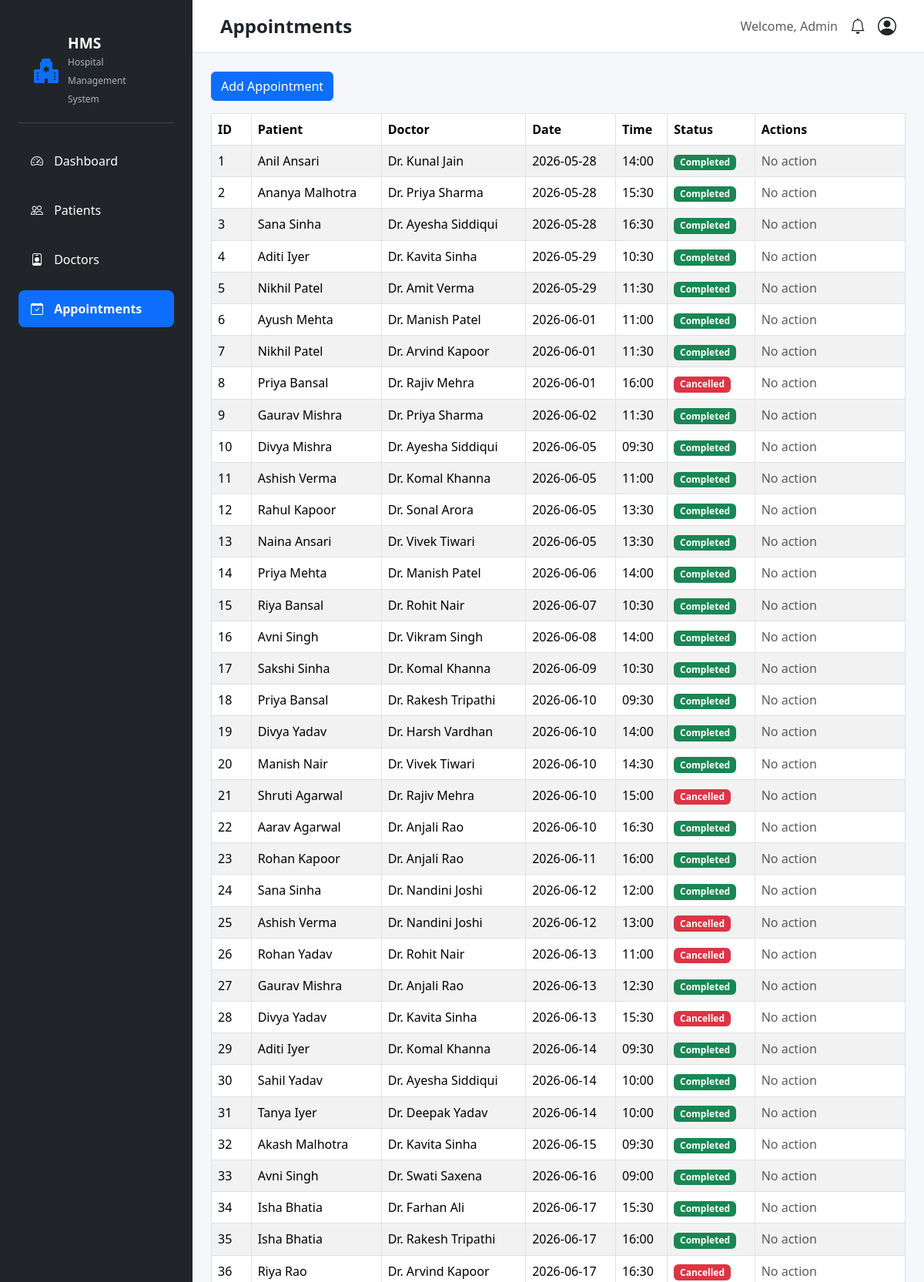
The app's page /appointments (upper part) with its own data.
### tables this page shows
CREATE TABLE appointments (
    id INTEGER PRIMARY KEY AUTOINCREMENT,
    patient_id INTEGER NOT NULL,
    doctor_id INTEGER NOT NULL,
    appointment_date TEXT NOT NULL,
    appointment_time TEXT NOT NULL,
    status TEXT NOT NULL,
    FOREIGN KEY (patient_id) REFERENCES patients(id),
    FOREIGN KEY (doctor_id) REFERENCES doctors(id)
);

CREATE TABLE patients (
    id INTEGER PRIMARY KEY AUTOINCREMENT,
    name TEXT NOT NULL,
    age INTEGER NOT NULL,
    gender TEXT NOT NULL,
    phone TEXT NOT NULL
);

CREATE TABLE doctors (
    id INTEGER PRIMARY KEY AUTOINCREMENT,
    name TEXT NOT NULL,
    specialization TEXT NOT NULL,
    phone TEXT,
    email TEXT
);

### app.py (the view)
@app.route("/appointments")
def appointments():
    connection = get_db_connection()
    cursor = connection.cursor()
    cursor.execute("""
        SELECT
            appointments.id,
            patients.name,
            doctors.name,
            appointments.appointment_date,
            appointments.appointment_time,
            appointments.status
        FROM appointments
        JOIN patients
            ON appointments.patient_id = patients.id
        JOIN doctors
            ON appointments.doctor_id = doctors.id
    """)
    appointments = cursor.fetchall()
    connection.close()
    return render_template(
        "appointments.html",
        page_title="Appointments",
        appointments=appointments
    )

### database/db.py (called while the page is built)
def get_db_connection():
    connection = sqlite3.connect(DATABASE_PATH)
    connection.row_factory = sqlite3.Row
    connection.execute("PRAGMA foreign_keys = ON")
    return connection

### templates/appointments.html (shortened to what this page needs)
{% extends "base.html" %}
{% block content %}
<a href="/add-appointment" class="btn btn-primary mb-3">
    Add Appointment
</a>
<table class="table table-bordered table-striped">
    <thead>
        <tr>
            <th>ID</th>
            <th>Patient</th>
            <th>Doctor</th>
            <th>Date</th>
            <th>Time</th>
            <th>Status</th>
            <th>Actions</th>
        </tr>
    </thead>
    <tbody>
        {% for appointment in appointments %}
        <tr>
            <td>{{ appointment[0] }}</td>
            <td>{{ appointment[1] }}</td>
            <td>{{ appointment[2] }}</td>
            <td>{{ appointment[3] }}</td>
            <td>{{ appointment[4] }}</td>
            <td>
                {% if appointment[5] == 'Scheduled' %}
                    <span class="badge bg-warning text-dark">
                        Scheduled
                    </span>
                {% elif appointment[5] == 'Completed' %}
                    <span class="badge bg-success">
                        Completed
                    </span>
                {% elif appointment[5] == 'Cancelled' %}
                    <span class="badge bg-danger">
                        Cancelled
                    </span>
                {% endif %}
            </td>
            <td>
                {% if appointment[5] == 'Scheduled' %}
                    <div class="d-flex gap-2">
                        <form
                            method="POST"
                            action="{{ url_for('complete_appointment', appointment_id=appointment[0]) }}"
                        >
                            <button class="btn btn-success btn-sm">
                                Complete
                            </button>
                        </form>
                        <form
                            method="POST"
                            action="{{ url_for('cancel_appointment', appointment_id=appointment[0]) }}"
                        >
                            <button class="btn btn-danger btn-sm">
                                Cancel
                            </button>
                        </form>
                    </div>
                {% elif appointment[5] == 'Completed' %}
                    <span class="text-muted">
                        No action
                    </span>
                {% elif appointment[5] == 'Cancelled' %}
                    <span class="text-muted">
                        No action
                    </span>
                {% endif %}
            </td>
        </tr>
        {% endfor %}
    </tbody>
</table>
{% endblock %}

### static/css/style.css (style rules this page uses)
* { box-sizing: border-box; }
body { margin: 0; background-color: #f5f7fa; font-family: 'Segoe UI', Tahoma, Geneva, Verdana, sans-serif; }
a { text-decoration: none; }

### records on screen
appointments: id "1", name "Anil Ansari", name "Dr. Kunal Jain", appointment_date "2026-05-28", appointment_time "14:00", status "Completed"
appointments: id "2", name "Ananya Malhotra", name "Dr. Priya Sharma", appointment_date "2026-05-28", appointment_time "15:30", status "Completed"
appointments: id "3", name "Sana Sinha", name "Dr. Ayesha Siddiqui", appointment_date "2026-05-28", appointment_time "16:30", status "Completed"
appointments: id "4", name "Aditi Iyer", name "Dr. Kavita Sinha", appointment_date "2026-05-29", appointment_time "10:30", status "Completed"
appointments: id "5", name "Nikhil Patel", name "Dr. Amit Verma", appointment_date "2026-05-29", appointment_time "11:30", status "Completed"
appointments: id "6", name "Ayush Mehta", name "Dr. Manish Patel", appointment_date "2026-06-01", appointment_time "11:00", status "Completed"
appointments: id "7", name "Nikhil Patel", name "Dr. Arvind Kapoor", appointment_date "2026-06-01", appointment_time "11:30", status "Completed"
appointments: id "8", name "Priya Bansal", name "Dr. Rajiv Mehra", appointment_date "2026-06-01", appointment_time "16:00", status "Cancelled"
appointments: id "9", name "Gaurav Mishra", name "Dr. Priya Sharma", appointment_date "2026-06-02", appointment_time "11:30", status "Completed"
appointments: id "10", name "Divya Mishra", name "Dr. Ayesha Siddiqui", appointment_date "2026-06-05", appointment_time "09:30", status "Completed"
appointments: id "11", name "Ashish Verma", name "Dr. Komal Khanna", appointment_date "2026-06-05", appointment_time "11:00", status "Completed"
appointments: id "12", name "Rahul Kapoor", name "Dr. Sonal Arora", appointment_date "2026-06-05", appointment_time "13:30", status "Completed"
appointments: id "13", name "Naina Ansari", name "Dr. Vivek Tiwari", appointment_date "2026-06-05", appointment_time "13:30", status "Completed"
appointments: id "14", name "Priya Mehta", name "Dr. Manish Patel", appointment_date "2026-06-06", appointment_time "14:00", status "Completed"
appointments: id "15", name "Riya Bansal", name "Dr. Rohit Nair", appointment_date "2026-06-07", appointment_time "10:30", status "Completed"
appointments: id "16", name "Avni Singh", name "Dr. Vikram Singh", appointment_date "2026-06-08", appointment_time "14:00", status "Completed"
appointments: id "17", name "Sakshi Sinha", name "Dr. Komal Khanna", appointment_date "2026-06-09", appointment_time "10:30", status "Completed"
appointments: id "18", name "Priya Bansal", name "Dr. Rakesh Tripathi", appointment_date "2026-06-10", appointment_time "09:30", status "Completed"
appointments: id "19", name "Divya Yadav", name "Dr. Harsh Vardhan", appointment_date "2026-06-10", appointment_time "14:00", status "Completed"
appointments: id "20", name "Manish Nair", name "Dr. Vivek Tiwari", appointment_date "2026-06-10", appointment_time "14:30", status "Completed"
appointments: id "21", name "Shruti Agarwal", name "Dr. Rajiv Mehra", appointment_date "2026-06-10", appointment_time "15:00", status "Cancelled"
appointments: id "22", name "Aarav Agarwal", name "Dr. Anjali Rao", appointment_date "2026-06-10", appointment_time "16:30", status "Completed"
appointments: id "23", name "Rohan Kapoor", name "Dr. Anjali Rao", appointment_date "2026-06-11", appointment_time "16:00", status "Completed"
appointments: id "24", name "Sana Sinha", name "Dr. Nandini Joshi", appointment_date "2026-06-12", appointment_time "12:00", status "Completed"
appointments: id "25", name "Ashish Verma", name "Dr. Nandini Joshi", appointment_date "2026-06-12", appointment_time "13:00", status "Cancelled"
appointments: id "26", name "Rohan Yadav", name "Dr. Rohit Nair", appointment_date "2026-06-13", appointment_time "11:00", status "Cancelled"
appointments: id "27", name "Gaurav Mishra", name "Dr. Anjali Rao", appointment_date "2026-06-13", appointment_time "12:30", status "Completed"
appointments: id "28", name "Divya Yadav", name "Dr. Kavita Sinha", appointment_date "2026-06-13", appointment_time "15:30", status "Cancelled"
appointments: id "29", name "Aditi Iyer", name "Dr. Komal Khanna", appointment_date "2026-06-14", appointment_time "09:30", status "Completed"
appointments: id "30", name "Sahil Yadav", name "Dr. Ayesha Siddiqui", appointment_date "2026-06-14", appointment_time "10:00", status "Completed"
appointments: id "31", name "Tanya Iyer", name "Dr. Deepak Yadav", appointment_date "2026-06-14", appointment_time "10:00", status "Completed"
appointments: id "32", name "Akash Malhotra", name "Dr. Kavita Sinha", appointment_date "2026-06-15", appointment_time "09:30", status "Completed"
appointments: id "33", name "Avni Singh", name "Dr. Swati Saxena", appointment_date "2026-06-16", appointment_time "09:00", status "Completed"
appointments: id "34", name "Isha Bhatia", name "Dr. Farhan Ali", appointment_date "2026-06-17", appointment_time "15:30", status "Completed"
appointments: id "35", name "Isha Bhatia", name "Dr. Rakesh Tripathi", appointment_date "2026-06-17", appointment_time "16:00", status "Completed"
appointments: id "36", name "Riya Rao", name "Dr. Arvind Kapoor", appointment_date "2026-06-17", appointment_time "16:30", status "Cancelled"

### other values on screen
{{ page_title | default('Dashboard') }} "Appointments"
